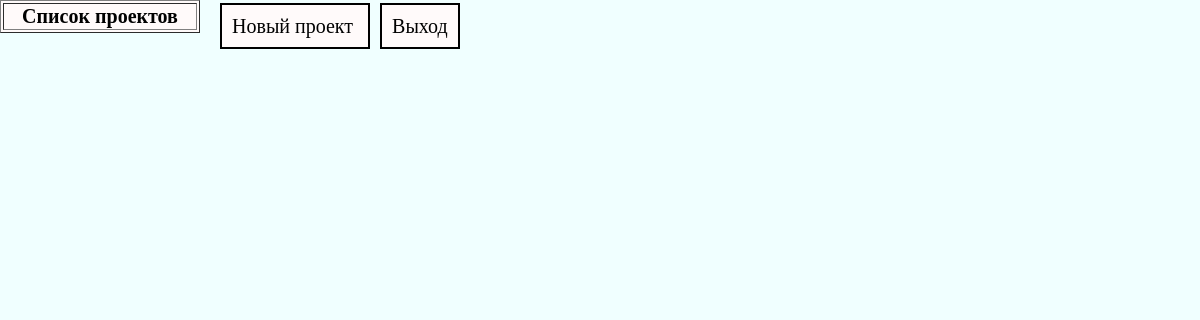
Before: / (signed in) with the older database file.
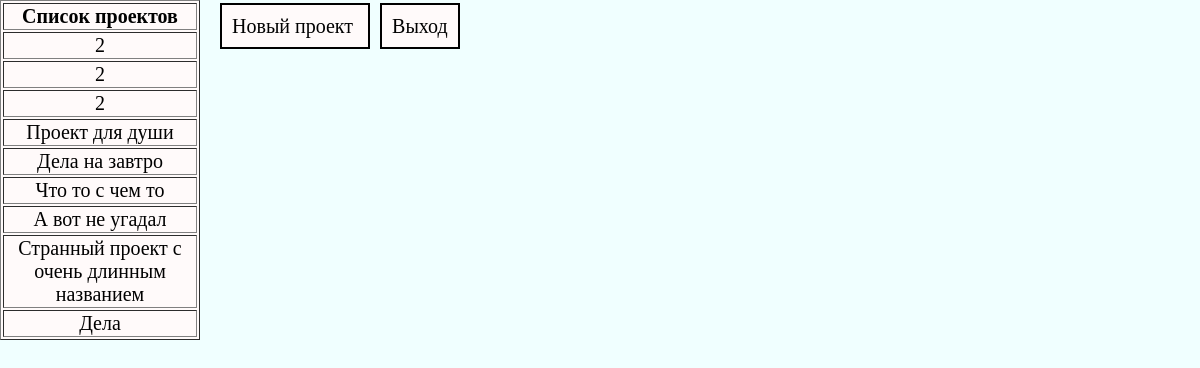
After: the same page with the newer database file.
### logic/models.py (models this page shows)
class Prodject(db.Model):
    __tablename__ = 'Prodject'
    id = db.Column(db.Integer(), primary_key=True)
    name = db.Column(db.String(255), nullable=False)
    author = db.Column(db.Integer(),db.ForeignKey('User.id'))
    tasks = db.relationship('Task', backref='theProdject')

### app/views.py (the view)
@app.route("/")
@login_required
def index():
    return render_template(
        "index.html",
        title = "Main",
        prodjects = pjw.get_prodject_array(),
        )

### logic/__init__.py (called while the page is built)
@login_manager.user_loader
def load_user(user_id):
    return db.session.query(models.User).get(user_id)

### logic/prodject_worker.py (called while the page is built)
def get_prodject_array()-> dict:
    out = dict()
    for item in current_user.prodject:
        out.update({
            str(item.id) : item.name
        })
    return out

### app/templates/index.html (shortened to what this page needs)
{% extends 'base.html' %}
{% block content %}
<div class="leftcol">
    <table class="prodject_list" border="1">
        <tr>
            <th>Список проектов</th>
        </tr>
        {% for key in prodjects.keys() %}
            <tr><td>
                <a href="/prodject/{{ key }}/"><div class="prodject_list_item">
                    {{ prodjects[key] }}
                </div></a>
            </td></tr>
        {% endfor %}
    </table>
</div>
<div class="rightcol">
    {% block workspace %}
        <a href="{{ url_for('new_prodject') }}">
            <div class="btn_workspace">
                Новый проект
            </div>
        </a>
        <a href="{{ url_for('logout') }}">
            <div class="btn_workspace">
                Выход
            </div>
        </a>
        <br>
        <br>
    {% endblock %}
</div>
{% endblock %}

### app/templates/base.html (shortened to what this page needs)
<!DOCTYPE html>
<html lang="en">
<head>
    <link rel="stylesheet" type="text/css" href="{{ url_for( 'static', filename='css/styles.css')}}">
</head>
<body>
    <div class="block_content">
        {% block content %}
        {% endblock %}
    </div>
</body>
</html>

### app/static/css/styles.css (style rules this page uses)
body { padding: 0; margin: 0; background-color: #F0FFFF; }
.leftcol { float: left; width: 200px; height: auto; background-color: #FFFAFA; }
.rightcol { width: auto; margin-left: 200px; height: auto; background-color: #F0FFFF; padding: 15px; }
a { text-decoration: none; color: black; }
.prodject_list { width: 100%; font-size: 20px; text-align: center; }
.btn_workspace { width: 200px; display: inline; font-size: 20px; background-color: #FFFAFA; margin: 5px; padding: 10px; text-align: center; border: 2px solid black; }

Changed rows visible on the page:
added Prodject: name "Проект для души"
added Prodject: name "Дела на завтро"
added Prodject: name "Что то с чем то"
added Prodject: name "А вот не угадал"
added Prodject: name "Странный проект с очень длинным названием"
added Prodject: name "Дела"
Other visible differences:
new list line: "2"
